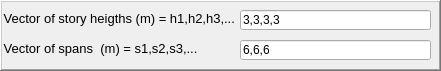
      <widget class="QFrame" name="GlobalFrame">
       <property name="geometry">
        <rect>
         <x>0</x>
         <y>180</y>
         <width>441</width>
         <height>71</height>
        </rect>
       </property>
       <property name="frameShape">
        <enum>QFrame::WinPanel</enum>
       </property>
       <property name="frameShadow">
        <enum>QFrame::Raised</enum>
       </property>
       <widget class="QLineEdit" name="heigth_v">
        <property name="geometry">
         <rect>
          <x>240</x>
          <y>10</y>
          <width>191</width>
          <height>20</height>
         </rect>
        </property>
        <property name="text">
         <string>3,3,3,3</string>
        </property>
        <property name="placeholderText">
         <string>3.0</string>
        </property>
       </widget>
       <widget class="QLabel" name="label_27">
        <property name="geometry">
         <rect>
          <x>0</x>
          <y>40</y>
          <width>211</width>
          <height>16</height>
         </rect>
        </property>
        <property name="font">
         <font>
          <family>Arial</family>
          <pointsize>10</pointsize>
          <weight>50</weight>
          <italic>false</italic>
          <bold>false</bold>
         </font>
        </property>
        <property name="text">
         <string> Vector of spans  (m) = s1,s2,s3,...</string>
        </property>
       </widget>
       <widget class="QLineEdit" name="span_v">
        <property name="geometry">
         <rect>
          <x>240</x>
          <y>40</y>
          <width>191</width>
          <height>20</height>
         </rect>
        </property>
        <property name="text">
         <string>6,6,6</string>
        </property>
       </widget>
       <widget class="QLabel" name="label_38">
        <property name="geometry">
         <rect>
          <x>0</x>
          <y>10</y>
          <width>241</width>
          <height>16</height>
         </rect>
        </property>
        <property name="font">
         <font>
          <family>Arial</family>
          <pointsize>10</pointsize>
          <weight>50</weight>
          <italic>false</italic>
          <bold>false</bold>
         </font>
        </property>
        <property name="text">
         <string> Vector of story heigths (m) = h1,h2,h3,...</string>
        </property>
       </widget>
      </widget>
